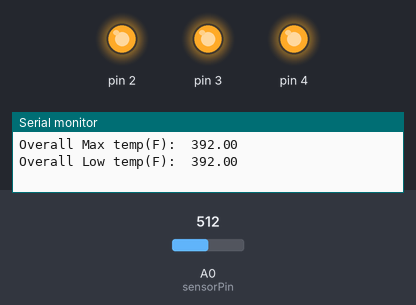
A sketch run on a simulated Arduino Uno, built with avr-gcc and run on an emulated ATmega328P. Parts: output pins drawn as LEDs (lit = HIGH), the last lines printed to the serial monitor. The test bench sets the inputs (shaded band); at power-on: A0 (sensorPin) = 512.

Above: at 4.3 s.
4.4 s: A0 (sensorPin) set to 164
8.9 s: A0 (sensorPin) set to 155
At 12.1 s:
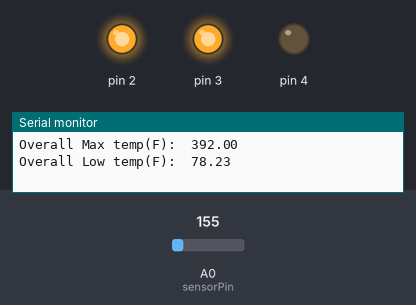
13.4 s: A0 (sensorPin) set to 122
At 14.6 s:
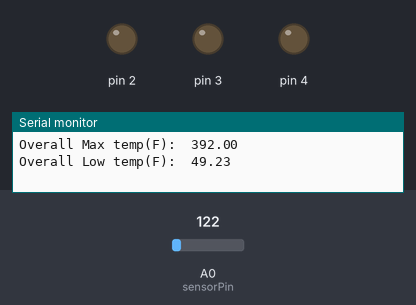
17.9 s: A0 (sensorPin) set to 306
At 22.2 s:
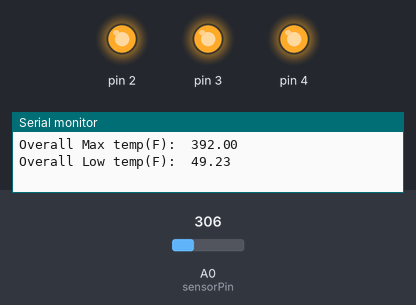
22.8 s: A0 (sensorPin) set to 0
At 25.9 s:
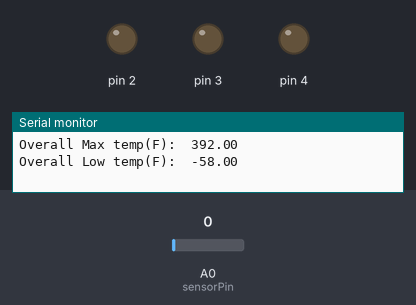
Timing chart, 0 to 27.4 s (numbered marks = the images above; inputs shaded):
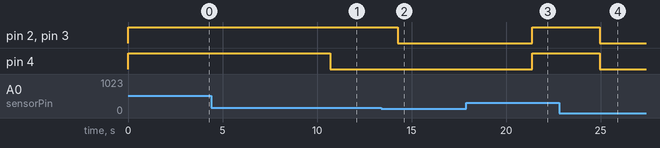

The sketch:

sensorTemp.ino
```cpp
// Room temp sensor that tracks hottest/coldest (°F) and shows LED bands (°C)

#include <Arduino.h>

const int sensorPin = A0;
const float baselineTemp = 20.0;
float lowestTemp = 74; // starting off at room temp
float highestTemp = 74; // startif off at room temp
bool minmaxInitialized = false;


// function to update min and max temps
void checkMinMax(float* high, float* low, float* currTemp){

    if(*currTemp > *high)      *high = *currTemp;
    else if(*currTemp < *low)  *low = *currTemp;

}


void setup() {
  // put your setup code here, to run once:


  Serial.begin(9600); // open a serial port

  for(int pinNumber = 2; pinNumber < 5; pinNumber++){ //
    pinMode(pinNumber, OUTPUT);
    digitalWrite(pinNumber, LOW);
  }

}

void loop() {
  // put your main code here, to run repeatedly:
  int sensorVal = analogRead(sensorPin);
  Serial.print("Sensor Value: ");
  Serial.print(sensorVal);

  // convert the ADC reading to voltage
  float voltage = (sensorVal/1024.0) * 5.0;

  Serial.print(", Volts: ");
  Serial.print(voltage);
  Serial.print(", degrees C: ");
  // convert the voltage to temp in degrees using info from arduino.cc/kitdatasheets
  float temperature = (voltage - .5) * 100;
  float tempFar = (9.0/5.0) * temperature + 32.0; // coversion to Far
  Serial.print(temperature);
  Serial.print(", degrees F: ");
  Serial.println(tempFar);

if (!minmaxInitialized) {
  lowestTemp  = tempFar;
  highestTemp = tempFar;
  minmaxInitialized = true;
}


  if(temperature < baselineTemp + 2){
    digitalWrite(2, LOW);
    digitalWrite(3, LOW);
    digitalWrite(4, LOW);
  }else if(temperature >= baselineTemp + 2 && temperature < baselineTemp + 4){
    digitalWrite(2, HIGH);
    digitalWrite(3, LOW);
    digitalWrite(4, LOW);
  }else if(temperature >= baselineTemp + 4 && temperature < baselineTemp + 6){
    digitalWrite(2, HIGH);
    digitalWrite(3, HIGH);
    digitalWrite(4, LOW);
  }else if(temperature >= baselineTemp + 6){
    digitalWrite(2, HIGH);
    digitalWrite(3, HIGH);
    digitalWrite(4, HIGH);
  }


  checkMinMax(&highestTemp, &lowestTemp, &tempFar);

  Serial.print("Overall Max temp(F):\t");
  Serial.println(highestTemp);
  Serial.print("Overall Low temp(F):\t");
  Serial.println(lowestTemp);


  delay(3500);


}
```

Measured:
- the behaviour switches between 156 and 155 on A0 (sensorPin) (found by bisection; images 0 and 1)
- after the input at 8.9 s, pin 4: HIGH → LOW after 1.8 s
- after the input at 13.4 s, pin 2, pin 3: HIGH → LOW after 0.86 s
- after the input at 17.9 s, pin 2–4: LOW → HIGH after 3.5 s
- after the input at 22.8 s, pin 2–4: HIGH → LOW after 2.1 s
